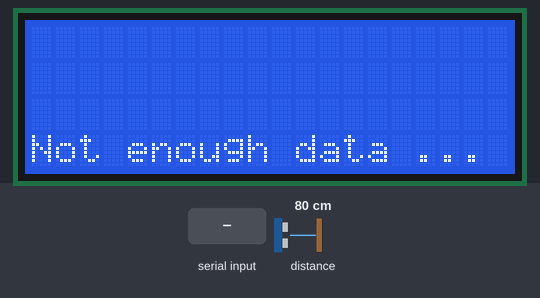
This sketch was run on a simulated Arduino Uno, built with avr-gcc and run on an emulated ATmega328P. Parts: 20×4 character LCD. The test bench sets the inputs (shaded band); at power-on: distance to the obstacle 80 cm. What the sketch prints to the serial monitor is not drawn.

Above: at 1.2 s.
1.3 s: "m\n" received over Serial
At 2.5 s:
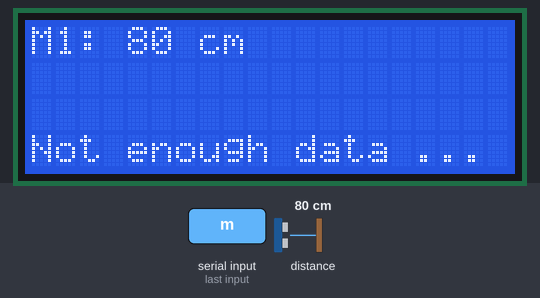
2.8 s: "m\n" received over Serial
At 3.2 s:
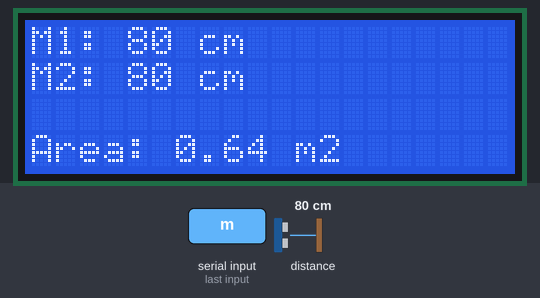
5.8 s: "m\n" received over Serial
At 6.5 s:
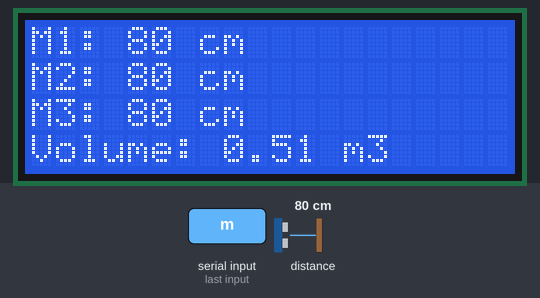
Timing chart, 0 to 8.8 s (numbered marks = the images above; inputs shaded):
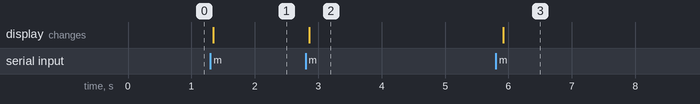

The sketch:

lidarex2_1.ino
```cpp
#include <Wire.h>
#include <LIDARLite.h>
#include <LiquidCrystal.h>

const int rs = 37, en = 36, d4 = 35, d5 = 34, d6 = 33, d7 = 32;
LiquidCrystal lcd(rs, en, d4, d5, d6, d7);

// Globals
LIDARLite lidarLite;
int cal_cnt = 0;

int measurements[] = {0, 0, 0};
int measurementCounter = 0;

void setup()
{
  Serial.begin(9600); // Initialize serial connection to display distance readings

  lcd.begin(20, 4);

  lidarLite.begin(0, true); // Set configuration to default and I2C to 400 kHz
  lidarLite.configure(1); // Change this number to try out alternate configurations
}

void loop()
{
  int dist;
  // At the beginning of every 100 readings,
  // take a measurement with receiver bias correction
  if ( cal_cnt == 0 ) {
    dist = lidarLite.distance();      // With bias correction
  } else {
    dist = lidarLite.distance(false); // Without bias correction
  }

  String msg = "null";
  while (Serial.available() > 0) {
    msg = Serial.readStringUntil('\n');
  }

  //=============== Control the vehicle according to the given command and value ==================

  if (msg == "m") {
    Serial.println("counter: " + String(measurementCounter));
    measurements[measurementCounter] = dist;
    measurementCounter++;
    if(measurementCounter > 3) {
      measurementCounter = 0;
    }
  }

  lcd.clear();
  for (int i = 0; i < 3; i++) {
    if (i < measurementCounter) {
      lcd.setCursor(0, i);
      lcd.print("M" + String(i + 1) + ": " + String(measurements[i]) + " cm");
    }
  }

  lcd.setCursor(0, 3);
  //lcd.print("counter: " + String(measurementCounter));

  if (measurementCounter < 2) {
    lcd.print("Not enough data ...");
  } else if (measurementCounter == 2) {
    double area = ((measurements[0] / 100.0) * (measurements[1] / 100.0));
    lcd.print("Area: " + String(area) + " m2");
  } else if (measurementCounter == 3) {
    double volume = ((measurements[0] / 100.0) * (measurements[1] / 100.0) * (measurements[2] / 100.0));
    lcd.print("Volume: " + String(volume) + " m3");
  }

  // Increment reading counter
  cal_cnt++;
  cal_cnt = cal_cnt % 100;

  delay(100);
}
```

Measured:
- after the input at 1.3 s, the display: changes at once (image 1)
- after the input at 2.8 s, the display: changes after 0.06 s (image 2)
- after the input at 5.8 s, the display: changes after 0.12 s (image 3)
